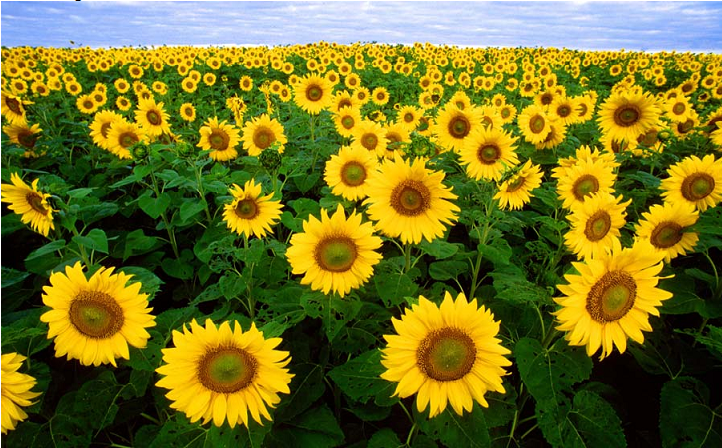
%> input picture EECS442/HW4/homework4/3.bmp, 722 x 448 px
$ octave q2solution.m   (GNU Octave 9; MATLAB toolbox functions it lacks are replaced by stand-ins)
%> lines starting %> are read from the running program, lines starting %| are printed output that depends on the picture
### EECS442/HW4/show_all_circles.m
function show_all_circles(I, cx, cy, rad, color, ln_wid)
% I: image on top of which you want to display the circles
% cx, cy: column vectors with x and y coordinates of circle centers
% rad: column vector with radii of circles.
% The sizes of cx, cy, and rad must all be the same
% color: optional parameter specifying the color of the circles
%        to be displayed (red by default)
% ln_wid: line width of circles (optional, 1.5 by default)

if nargin < 5
    color = 'r';
end

if nargin < 6
   ln_wid = 1.5;
end

imshow(I); hold on;

theta = 0:0.1:(2*pi+0.1);
cx1 = cx(:,ones(size(theta)));
cy1 = cy(:,ones(size(theta)));
rad1 = rad(:,ones(size(theta)));
theta = theta(ones(size(cx1,1),1),:);
X = cx1+cos(theta).*rad1;
Y = cy1+sin(theta).*rad1;
line(X', Y', 'Color', color, 'LineWidth', ln_wid);

### EECS442/HW4/q2solution.m
%% EECS 442 - HW 04 - Q2 Blob Detection
%  Date: 11/26/2016
%  by Yi Yang

%  used helper function
%  --------------------
%  show_all_circles(I, cx, cy, rad, color, ln_wid)

%  Instructions
%  ------------
%  Implement a blob detector based on the Laplacian operator and
%  characteristic scale concept introduced by Lindeberg. Compute the radius
%  of each blob (in pixels) and report the histogram (dis- tribution)
%  of radii computed for the whole image.

%% Initialization
clc; clear; close all;
%% =============== Part 0: Parameter selection ============================
t = 1:0.1:3;
sigma_scale = exp(t);
sigma_scale = sigma_scale';
%levels = 10;
levels = length(sigma_scale);
%% ======================== Part 1: Load data =============================
img = imread('homework4/3.bmp');
%> img is the input picture: size 448x722x3 uint8; mean R, G, B 116.1, 114, 35.6
img = rgb2gray(img);
%> img: size 448x722 uint8
img = img;

dimg = double(img);

% Scale space creation:
[height width] = size(img);
%> height = 448; width = 722
scale_space = zeros(height,width,levels);

%% ================ Part 2: Perform detection =============================

for i=1:levels

% Filter creation:
filter_size = 2*ceil(3*sigma_scale(i))+1;
kernel = fspecial('log', filter_size, sigma_scale(i));

nLoG = sigma_scale(i)^2 * kernel;
imFilt = imfilter(dimg, nLoG, 'same', 'replicate');
imFilt = imFilt .^ 2;
scale_space(:,:,i) = imFilt;
end
%> this loop made 21 passes
%> pass 1, `imFilt = imfilter(dimg, nLoG, 'same', 'replicate');`:
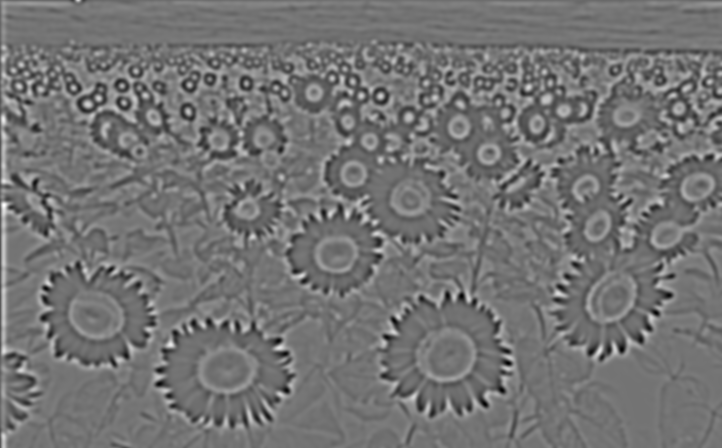
%> imFilt: size 448x722 double; min -89.08, max 107, mean 0.3; drawn with min black and max white
%> pass 1, `imFilt = imFilt .^ 2;`:
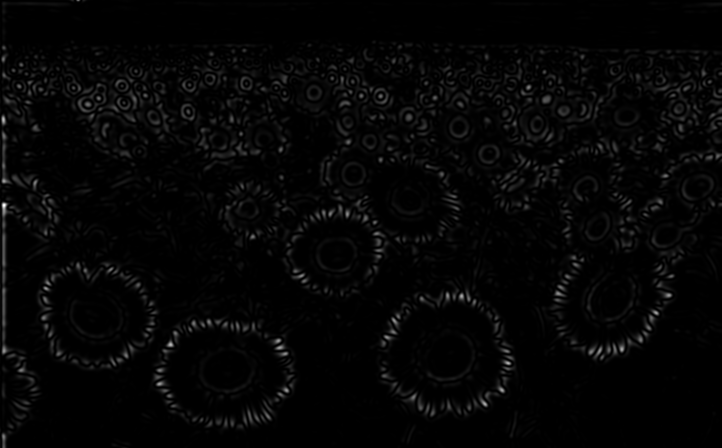
%> imFilt: size 448x722 double; min 3.93e-10, max 11459.7, mean 254.4; drawn with min black and max white

% Perform non-maximum suppression in the 3D scale space
% used vl_localmax in vlfeat for detection
% thres = 0.4 * max(max(max(scale_space)));
thres = 1500;
max(max(max(scale_space)))
%> ans = 11668.6

scale_space_filtered = zeros(height,width,levels);

for i=1:levels
    scale_space_filtered(:,:,i) = ordfilt2(scale_space(:,:,i),9,ones(3));
end
%non maximum supression between scales

for i = 1:levels
    scale_space_filtered(:,:,i) = ...
        max(scale_space_filtered(:,:,max(i-1,1):min(i+1,levels)),[],3);
end
scale_space_filtered...
    = scale_space_filtered .* (scale_space_filtered == scale_space);


r = [];
c = [];
rad = [];
for i=1:levels
    [rows,cols] = find(scale_space_filtered(:,:,i)>=thres);
    num = length(rows);
    radii = sigma_scale(i)*sqrt(2);
    radii = repmat(radii,num,1);
    r = [r;rows];
    c = [c;cols];
    rad = [rad;radii];
end
%> this loop made 21 passes
%> num on passes 1 to 12: 580, 64, 32, 38, 51, 27, 21, 29, 25, 28, 23, 20
%> (rows, cols, num) on passes 15, 16, 17, 19, 21: ([321; 353; 400; 76; 92; 287; 202; 299; 323], [57; 93; 155; 231; 404; 431; 609; 652; 665], 9), ([344; 325; 359; 255; 200; 285; 398; 214; 196; 78; 208; 274], [70; 138; 148; 301; 411; 431; 434; 442; 471; 602; 676; 677], 12), ([363; 410; 254; 178; 414; 228; 396; 208; 329; 176], [145; 232; 336; 384; 403; 428; 464; 545; 632; 722], 10), ([159; 316; 372; 305; 133; 405; 194; 320; 264; 329; 259; 298], [19; 97; 140; 171; 245; 252; 305; 419; 553; 582; 593; 610], 12), ([391; 254; 381; 83; 215; 340; 313; 84; 273; 326; 229; 257], [1; 22; 137; 230; 253; 308; 374; 396; 424; 527; 539; 545], 12)
%> after the loop, c = 1040 values, max 722 at index 577, min 1 at index 1029, mean 347.1; r = 1040 values, max 448 at index 17, min 1 at index 91, mean 199.8; rad = 1040 values from 3.84 to 28.41
show_all_circles(img,c,r,rad);
%> in show_all_circles, `cx1 = cx(:,ones(size(theta)));`:
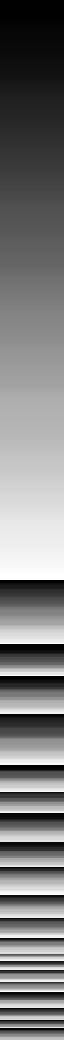
%> cx1: size 1040x64 double; min 1, max 722, mean 347.1; drawn with min black and max white
%> in show_all_circles, `cy1 = cy(:,ones(size(theta)));`:
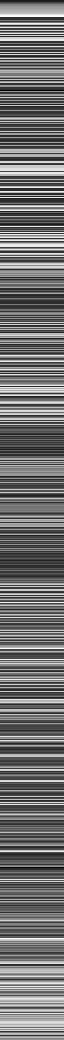
%> cy1: size 1040x64 double; min 1, max 448, mean 199.8; drawn with min black and max white
%> in show_all_circles, `rad1 = rad(:,ones(size(theta)));`:
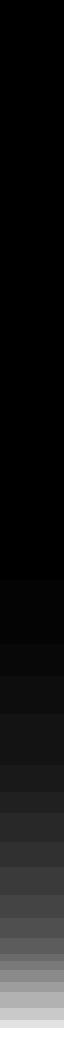
%> rad1: size 1040x64 double; min 3.84, max 28.41, mean 6.4; drawn with min black and max white
title(sprintf('%d circles, threshold %f', size(c,1), thres));
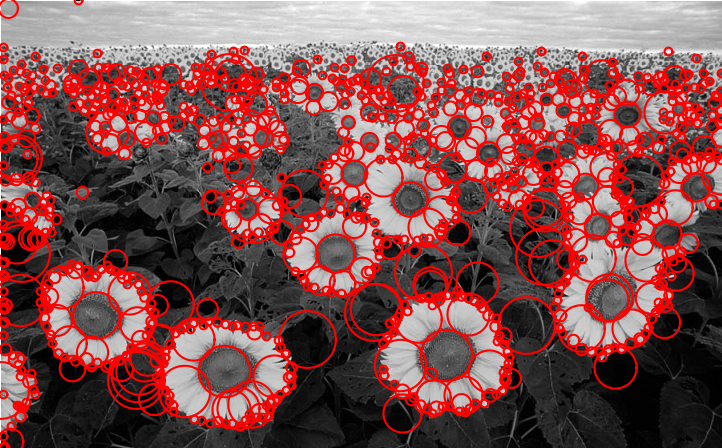
%> figure redrawn from the program's plot data; its title reads '1040 circles, threshold 1500.000000'


% recompute 3d-indices of maxima
s = [height width levels];
%> s = [448 722 21]
%% ================ Part 3: draw blobs on image ===========================
figure
rad = rad / max(rad);
%> rad = 1040 values from 0.135 to 1

hist(rad,10);
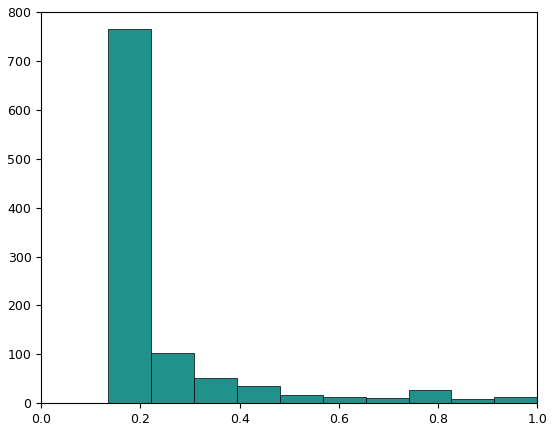
%> figure redrawn from the program's plot data; tallest bar 765 high, from x = 0.135 to 0.222

$ run again, with EECS442/HW4/homework4/I1.png saved as EECS442/HW4/homework4/3.bmp
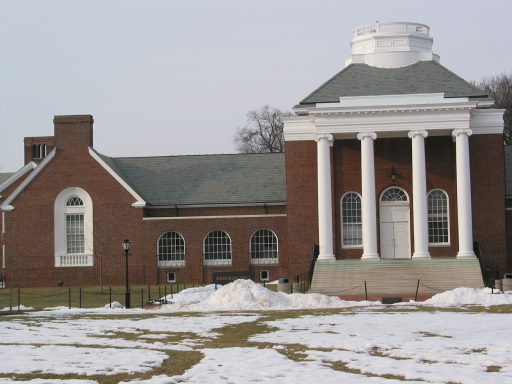
%> input picture EECS442/HW4/homework4/I1.png, 512 x 384 px
%> img is the input picture: size 384x512x3 uint8; mean R, G, B 152.8, 148.7, 147.3
%> img: size 384x512 uint8
%> ans = 6769.6
%> the loop `for i=1:levels` made 21 passes
%> (rows, cols, num, radii) on passes 5, 7: ([202; 199; 201; 162; 377; 212; 316; 315; 231; 301], [76; 87; 88; 113; 126; 148; 276; 293; 337; 435], 10, [5.73; 5.73; 5.73; 5.73; 5.73; 5.73; 5.73; 5.73; 5.73; 5.73]), ([131; 122; 309; 381; 370; 347; 254; 252; 299], [49; 60; 116; 161; 163; 184; 369; 421; 501], 9, [7; 7; 7; 7; 7; 7; 7; 7; 7])
%> after the loop `for i=1:levels`: c = 283 values, max 512 at index 222, min 1 at index 1, mean 265.5; r = 283 values, max 384 at index 30, min 77 at index 276, mean 261.6; rad = 283 values from 3.84 to 28.41
%> `title(sprintf('%d circles, threshold %f', size(c,1), thres));`:
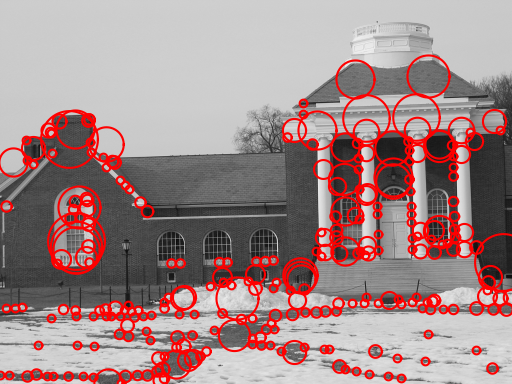
%> figure redrawn from the program's plot data; its title reads '283 circles, threshold 1500.000000'
%> `rad = rad / max(rad);`: rad = 283 values from 0.135 to 1
%> `hist(rad,10);`:
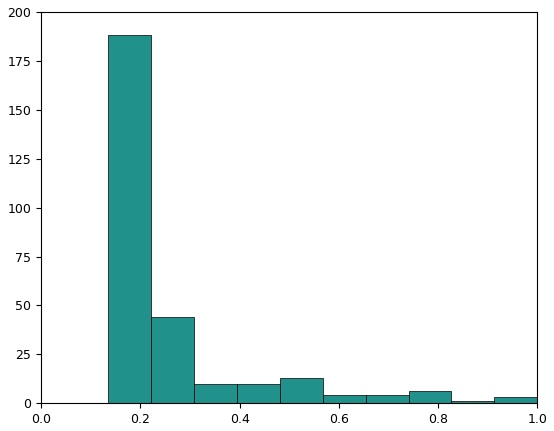
%> figure redrawn from the program's plot data; tallest bar 188 high, from x = 0.135 to 0.222

$ run again, with EECS442/HW4/homework4/I3.png saved as EECS442/HW4/homework4/3.bmp
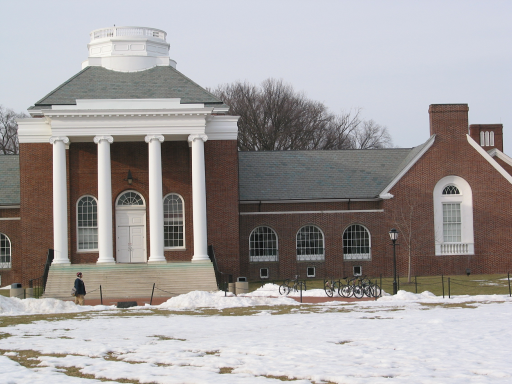
%> input picture EECS442/HW4/homework4/I3.png, 512 x 384 px
%> img is the input picture: size 384x512x3 uint8; mean R, G, B 162.8, 158.5, 158.3
%> img: size 384x512 uint8
%> ans = 7548.6
%> the loop `for i=1:levels` made 21 passes
%> (rows, cols, num, radii) on passes 5 to 6: ([322; 320; 148; 234; 308; 258; 252; 191], [7; 26; 48; 72; 72; 94; 211; 452], 8, [5.73; 5.73; 5.73; 5.73; 5.73; 5.73; 5.73; 5.73]), ([372; 357; 257; 254; 312; 286; 312; 310; 297; 138], [74; 111; 170; 189; 210; 223; 240; 284; 427; 489], 10, [6.34; 6.34; 6.34; 6.34; 6.34; 6.34; 6.34; 6.34; 6.34; 6.34])
%> after the loop `for i=1:levels`: c = 248 values, max 512 at index 147, min 1 at index 106, mean 215.3; r = 248 values, max 384 at index 134, min 82 at index 237, mean 242.5; rad = 248 values from 3.84 to 28.41
%> `title(sprintf('%d circles, threshold %f', size(c,1), thres));`:
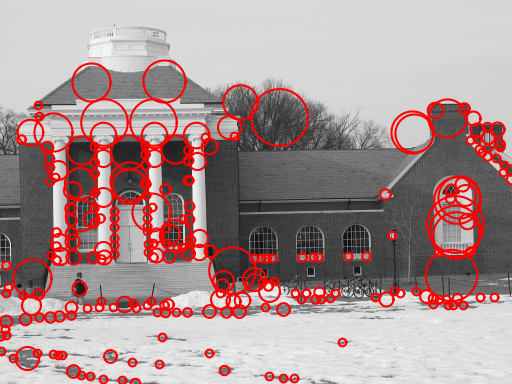
%> figure redrawn from the program's plot data; its title reads '248 circles, threshold 1500.000000'
%> `rad = rad / max(rad);`: rad = 248 values from 0.135 to 1
%> `hist(rad,10);`:
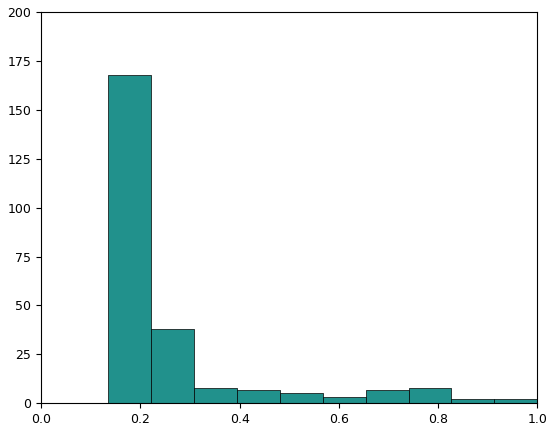
%> figure redrawn from the program's plot data; tallest bar 168 high, from x = 0.135 to 0.222
